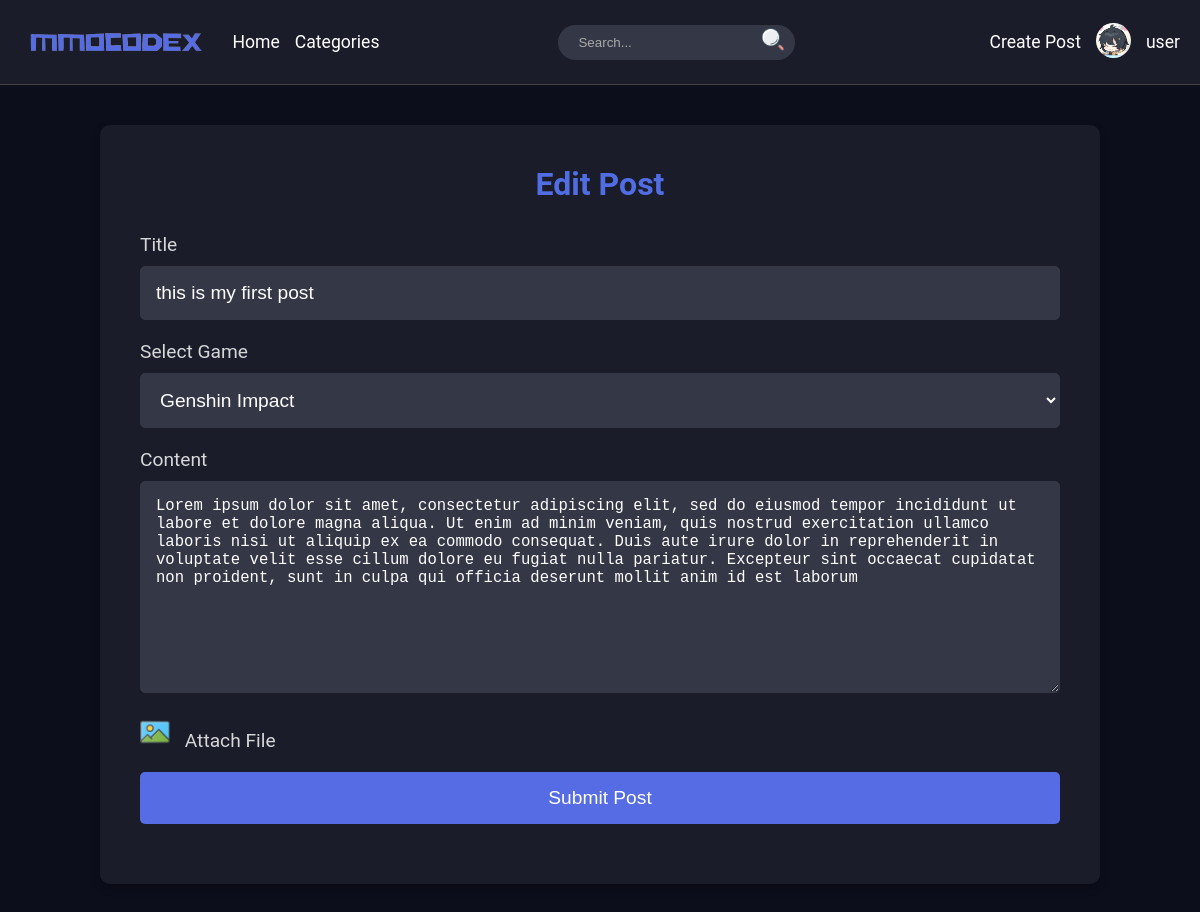
Page /topic/update.Topic.php?topic_id=45 (signed in) on the committed database.
### tables this page shows
CREATE TABLE `topic` (
  `topic_id` int(11) NOT NULL,
  `title` varchar(100) NOT NULL,
  `category` varchar(100) NOT NULL,
  `body` text NOT NULL,
  `user` varchar(100) NOT NULL,
  `created_at` timestamp NOT NULL DEFAULT current_timestamp(),
  `user_img` varchar(200) NOT NULL,
  `topic_img` varchar(100) NOT NULL
);

CREATE TABLE `categories` (
  `cat_id` int(11) NOT NULL,
  `cat_name` varchar(200) NOT NULL,
  `created_at` timestamp NOT NULL DEFAULT current_timestamp()
);

### topic/update.Topic.php (the view, shortened to what this page needs)
<?php
require "../includes/header.php";
$queryCategory = $conn->query("SELECT * FROM categories");
$queryCategory->execute();
$allCat = $queryCategory->fetchAll(PDO::FETCH_OBJ);
$topic_id = $_GET['topic_id'] ?? null;
$topic = null;
if ($topic_id) {
    $selectTopic = $conn->prepare("SELECT * FROM topic WHERE topic_id = :topic_id");
    $selectTopic->execute([':topic_id' => $topic_id]);
    $topic = $selectTopic->fetch(PDO::FETCH_OBJ);
}
?>
<section class="create-post-section">
    <h1>Edit Post</h1>
    <form action="#" method="POST" enctype="multipart/form-data">
        <div class="form-group">
            <label for="post-title">Title</label>
            <input type="text" id="post-title" name="title" value="<?php echo htmlspecialchars($topic->title ?? ''); ?>" required>
        </div>
        <div class="form-group">
            <label for="game-list">Select Game</label>
            <select id="game-list" name="category" required>
                <?php foreach($allCat as $displayCat): ?>
                    <option value="<?php echo htmlspecialchars($displayCat->cat_name); ?>" <?php if ($topic && $displayCat->cat_name == $topic->category) echo 'selected'; ?>>
                        <?php echo htmlspecialchars($displayCat->cat_name); ?>
                    </option>
                <?php endforeach; ?>
            </select>
        </div>
        <div class="form-group">
            <label for="post-content">Content</label>
            <textarea id="post-content" name="body" rows="10" required><?php echo htmlspecialchars($topic->body ?? ''); ?></textarea>
        </div>
        <div class="form-group">
            <label for="file-upload" class="file-upload-label">
                <img src="../assets/icons/image.png" alt="Attach File" class="attach-file-icon">
                Attach File
            </label>
        </div>
        <div class="form-group">
            <button type="submit" name="update" class="submit-button">Submit Post</button>
        </div>
    </form>
</section>

### assets/css/style.css (style rules this page uses)
:root { --primary-bg-color: #1a1c2a; --secondary-bg-color: #0c0e1c; --input-bg-color: #343746; --primary-text-color: #d6d7d8; --accent-color: #516de4; }
* { margin: 0; padding: 0; box-sizing: border-box; }
body { font-family: 'Roboto', sans-serif; background-color: #0c0e1c; color: #fff; }
.create-post-section { background-color: #1a1c2a; padding: 40px; border-radius: 10px; max-width: 1000px; margin: 40px auto; box-shadow: 0 4px 8px rgba(0, 0, 0, 0.3); }
.create-post-section h1 { margin-bottom: 30px; color: #516de4; text-align: center; font-size: 2em; }
.form-group { margin-bottom: 20px; }
.form-group label { display: block; margin-bottom: 10px; color: #d6d7d8; font-size: 1.2em; }
.form-group input[type="text"], .form-group input[type="email"], .form-group input[type="password"], .form-group select, .form-group textarea { width: 100%; padding: 15px; border: 1px solid #343746; border-radius: 5px; background-color: #343746; color: white; font-size: 1.2em; }
.form-group input[type="text"]::placeholder, .form-group input[type="email"]::placeholder, .form-group input[type="password"]::placeholder, .form-group textarea::placeholder { color: #777; }
.form-group textarea { resize: vertical; min-height: 150px; }
.file-upload-label { display: flex; align-items: center; cursor: pointer; color: #d6d7d8; font-size: 1.2em; }
.attach-file-icon { width: 30px; height: 30px; margin-right: 10px; }
.submit-button { background-color: #556ce4; color: white; border: none; padding: 15px 20px; border-radius: 5px; cursor: pointer; font-size: 1.2em; transition: background-color 0.3s; display: block; width: 100%; text-align: center; }

### rows in the picture
topic: title "this is my first post", category "Genshin Impact", body "Lorem ipsum dolor sit amet, consectetur adipiscing elit, sed do eiusmod tempor incididunt ut labore et dolore magna aliqua. Ut enim ad minim veniam, quis nostrud exercitation ullamco laboris nisi ut aliquip ex ea commodo consequat. Duis aute irure dolor in reprehenderit in voluptate velit esse cillum dolore eu fugiat nulla pariatur. Excepteur sint occaecat cupidatat non proident, sunt in culpa qui officia deserunt mollit anim id est laborum"

### other values in the picture
$_SESSION['username'] "user"
